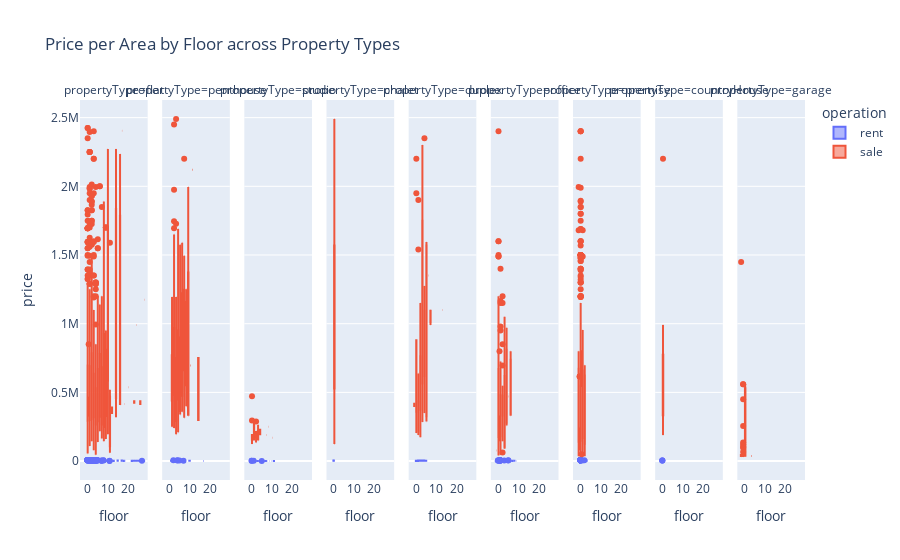

Notebook code cell kept with this figure:
### Code cell
import plotly.express as px
fig = px.box(
    df,
    x="floor",
    y="price",
    color="operation",
    facet_col="propertyType",
    title="Price per Area by Floor across Property Types"
)
fig.show()

### Figure 1 — Plotly figure (JSON) as saved in the notebook; plotly's stock layout.template omitted (floating-point values rounded to 4 significant figures; data arrays with more than 128 entries replaced by an {"elided": "..."} marker saying what was removed)
{"data": [{"alignmentgroup": "True", "hovertemplate": "operation=rent<br>propertyType=flat<br>floor=%{x}<br>price=%{y}<extra></extra>", "legendgroup": "rent", "marker": {"color": "#636efa"}, "name": "rent", "notched": false, "offsetgroup": "rent", "orientation": "v", "showlegend": true, "type": "box", "x": {"elided": "2004 float values"}, "x0": " ", "xaxis": "x", "y": {"elided": "2004 int values"}, "y0": " ", "yaxis": "y"}, {"alignmentgroup": "True", "hovertemplate": "operation=rent<br>propertyType=penthouse<br>floor=%{x}<br>price=%{y}<extra></extra>", "legendgroup": "rent", "marker": {"color": "#636efa"}, "name": "rent", "notched": false, "offsetgroup": "rent", "orientation": "v", "showlegend": false, "type": "box", "x": {"elided": "148 float values"}, "x0": " ", "xaxis": "x2", "y": {"elided": "148 int values"}, "y0": " ", "yaxis": "y2"}, {"alignmentgroup": "True", "hovertemplate": "operation=rent<br>propertyType=studio<br>floor=%{x}<br>price=%{y}<extra></extra>", "legendgroup": "rent", "marker": {"color": "#636efa"}, "name": "rent", "notched": false, "offsetgroup": "rent", "orientation": "v", "showlegend": false, "type": "box", "x": [0.0, 5.0, 1.0, 2.0, 2.0, 0.0, 1.0, 0.0, 0.0, 1.0, 6.0, 0.0, 0.5, 1.0, 4.0, 0.0, 4.0, 1.0, 0.0, 0.0, 0.0, 1.0, 0.0, 2.0, 1.0, 2.0, 0.0, 2.0, 0.0, 9.0, 6.0, 2.0, 2.0, 1.0, 2.0, 1.0, 3.0, 5.0, 0.0, 3.0, 0.0, 0.0, 1.0, 7.0, 2.0, 8.0, 2.0, 6.0, 6.0, 2.0, 2.0, 0.0, 6.0, 0.0, 4.0, 11.0, 0.0, 2.0, 10.0, 1.0, 6.0, 0.0, 6.0, 2.0, 0.0, 7.0, 1.0, 1.0, 3.0, 7.0, 0.0, 0.0, 1.0, 11.0, 5.0, 2.0, 0.0, 7.0, 2.0, 5.0, 6.0, 0.0, 4.0, 0.0, 0.0, 1.0, 2.0, 5.0, 2.0, 11.0, 1.0, 0.0, 6.0, 0.0, 6.0, 1.0, 0.0, 3.0, 7.0, 5.0, 3.0, 0.0], "x0": " ", "xaxis": "x3", "y": [1800, 890, 730, 1350, 800, 900, 1100, 975, 700, 725, 1020, 800, 850, 1050, 800, 1100, 850, 730, 990, 1300, 790, 720, 800, 1300, 930, 925, 950, 1350, 1200, 700, 700, 1475, 750, 1400, 1200, 1199, 925, 1600, 900, 700, 875, 935, 1100, 1200, 925, 800, 850, 850, 900, 750, 700, 975, 1200, 1100, 750, 800, 1475, 1199, 850, 1500, 925, 1400, 900, 950, 850, 850, 1150, 760, 950, 850, 990, 700, 800, 950, 875, 1300, 800, 900, 750, 850, 1000, 1800, 750, 950, 900, 1100, 1350, 895, 1050, 990, 2100, 750, 850, 1200, 850, 750, 1250, 895, 1200, 950, 850, 999], "y0": " ", "yaxis": "y3"}, {"alignmentgroup": "True", "hovertemplate": "operation=rent<br>propertyType=chalet<br>floor=%{x}<br>price=%{y}<extra></extra>", "legendgroup": "rent", "marker": {"color": "#636efa"}, "name": "rent", "notched": false, "offsetgroup": "rent", "orientation": "v", "showlegend": false, "type": "box", "x": {"elided": "336 float values"}, "x0": " ", "xaxis": "x4", "y": {"elided": "336 int values"}, "y0": " ", "yaxis": "y4"}, {"alignmentgroup": "True", "hovertemplate": "operation=rent<br>propertyType=duplex<br>floor=%{x}<br>price=%{y}<extra></extra>", "legendgroup": "rent", "marker": {"color": "#636efa"}, "name": "rent", "notched": false, "offsetgroup": "rent", "orientation": "v", "showlegend": false, "type": "box", "x": [2.0, 2.0, 2.0, 1.0, 0.0, 3.0, 0.0, 5.0, 4.0, 4.0, 2.0, 0.0, 2.0, 3.0, 3.0, 3.0, 3.0, 3.0, 0.0, 1.0, 5.0, 1.0, 0.0, 0.0, 3.0, 3.0, 0.0, 0.0, 4.0, 0.0, 4.0, 2.0, 3.0, 3.0, 4.0, 1.0, 4.0, 2.0, 2.0, 4.0, 3.0, 5.0, 1.0, 3.0, 3.0, 2.0, 2.0, 0.0, 2.0, 0.0, 3.0, 2.0, 0.0, 3.0, 3.0, 0.0, 3.0, 1.0, 2.0, 4.0, 1.0, 0.0, 1.0, 1.0, 3.0, 2.0, 0.0, 2.0, 2.0, 2.0, 2.0, 1.0, 1.0, 1.0, 0.0, 3.0, 0.5, 3.0, 2.0, 1.0, 1.0, 5.0, 3.0, 3.0, 0.0, 1.0, 5.0, 3.0, 3.0, 4.0, 0.0, 1.0, 3.0, 3.0, 0.0, 2.0, 2.0, 1.0, 3.0, 3.0, 3.0, 3.0, 2.0, 2.0, 0.0, 3.0], "x0": " ", "xaxis": "x5", "y": [1500, 2300, 2000, 1199, 999, 1400, 1500, 1950, 1400, 1400, 5900, 2800, 5900, 2200, 2650, 2800, 6000, 2000, 2500, 800, 2790, 4300, 1700, 1000, 2750, 1800, 1700, 3000, 4000, 1600, 2000, 1350, 7000, 5500, 4500, 1000, 3500, 6000, 2000, 2000, 4800, 2800, 2500, 2500, 7000, 2500, 5000, 999, 1150, 2500, 3850, 3200, 2450, 1500, 3000, 1300, 5800, 1200, 2600, 1700, 1300, 1300, 3000, 3100, 4800, 2500, 2700, 2500, 1150, 4300, 2200, 1200, 3500, 4000, 2600, 2000, 1200, 1050, 4600, 4500, 3900, 2590, 3000, 2500, 1300, 1500, 1500, 4300, 2500, 5500, 1450, 975, 2100, 4600, 4250, 3750, 5700, 5000, 4800, 5000, 1500, 2200, 1700, 3500, 2350, 800], "y0": " ", "yaxis": "y5"}, {"alignmentgroup": "True", "hovertemplate": "operation=rent<br>propertyType=office<br>floor=%{x}<br>price=%{y}<extra></extra>", "legendgroup": "rent", "marker": {"color": "#636efa"}, "name": "rent", "notched": false, "offsetgroup": "rent", "orientation": "v", "showlegend": false, "type": "box", "x": {"elided": "260 float values"}, "x0": " ", "xaxis": "x6", "y": {"elided": "260 int values"}, "y0": " ", "yaxis": "y6"}, {"alignmentgroup": "True", "hovertemplate": "operation=rent<br>propertyType=premise<br>floor=%{x}<br>price=%{y}<extra></extra>", "legendgroup": "rent", "marker": {"color": "#636efa"}, "name": "rent", "notched": false, "offsetgroup": "rent", "orientation": "v", "showlegend": false, "type": "box", "x": {"elided": "759 float values"}, "x0": " ", "xaxis": "x7", "y": {"elided": "759 int values"}, "y0": " ", "yaxis": "y7"}, {"alignmentgroup": "True", "hovertemplate": "operation=rent<br>propertyType=countryHouse<br>floor=%{x}<br>price=%{y}<extra></extra>", "legendgroup": "rent", "marker": {"color": "#636efa"}, "name": "rent", "notched": false, "offsetgroup": "rent", "orientation": "v", "showlegend": false, "type": "box", "x": [0.0, 0.0, 0.0, 0.0, 0.0, 0.0, 0.0, 0.0, 0.0, 0.0, 0.0, 0.0, 0.0], "x0": " ", "xaxis": "x8", "y": [4800, 1300, 3900, 750, 1500, 1350, 1260, 1440, 1500, 1500, 3500, 850, 1080], "y0": " ", "yaxis": "y8"}, {"alignmentgroup": "True", "hovertemplate": "operation=sale<br>propertyType=flat<br>floor=%{x}<br>price=%{y}<extra></extra>", "legendgroup": "sale", "marker": {"color": "#EF553B"}, "name": "sale", "notched": false, "offsetgroup": "sale", "orientation": "v", "showlegend": true, "type": "box", "x": {"elided": "1503 float values"}, "x0": " ", "xaxis": "x", "y": {"elided": "1503 int values"}, "y0": " ", "yaxis": "y"}, {"alignmentgroup": "True", "hovertemplate": "operation=sale<br>propertyType=penthouse<br>floor=%{x}<br>price=%{y}<extra></extra>", "legendgroup": "sale", "marker": {"color": "#EF553B"}, "name": "sale", "notched": false, "offsetgroup": "sale", "orientation": "v", "showlegend": false, "type": "box", "x": {"elided": "224 float values"}, "x0": " ", "xaxis": "x2", "y": {"elided": "224 int values"}, "y0": " ", "yaxis": "y2"}, {"alignmentgroup": "True", "hovertemplate": "operation=sale<br>propertyType=studio<br>floor=%{x}<br>price=%{y}<extra></extra>", "legendgroup": "sale", "marker": {"color": "#EF553B"}, "name": "sale", "notched": false, "offsetgroup": "sale", "orientation": "v", "showlegend": false, "type": "box", "x": [0.0, 0.0, 0.0, 0.0, 0.0, 0.0, 2.0, 2.0, 4.0, 1.0, 2.0, 2.0, 3.0, 7.0, 3.0, 0.0, 0.0, 10.0, 3.0, 3.0, 2.0, 4.0, 0.0, 2.0, 8.0, 0.0, 0.0, 0.0, 2.0, 0.0, 0.0, 0.0, 0.0, 1.0], "x0": " ", "xaxis": "x3", "y": [129950, 125000, 175000, 175000, 189000, 143100, 219000, 135000, 195000, 157000, 190000, 169000, 265000, 190000, 150000, 190000, 170000, 170000, 170000, 169000, 189000, 228000, 472440, 289000, 249500, 295000, 150000, 165000, 190000, 190000, 165000, 165000, 170000, 284900], "y0": " ", "yaxis": "y3"}, {"alignmentgroup": "True", "hovertemplate": "operation=sale<br>propertyType=chalet<br>floor=%{x}<br>price=%{y}<extra></extra>", "legendgroup": "sale", "marker": {"color": "#EF553B"}, "name": "sale", "notched": false, "offsetgroup": "sale", "orientation": "v", "showlegend": false, "type": "box", "x": {"elided": "892 float values"}, "x0": " ", "xaxis": "x4", "y": {"elided": "892 int values"}, "y0": " ", "yaxis": "y4"}, {"alignmentgroup": "True", "hovertemplate": "operation=sale<br>propertyType=duplex<br>floor=%{x}<br>price=%{y}<extra></extra>", "legendgroup": "sale", "marker": {"color": "#EF553B"}, "name": "sale", "notched": false, "offsetgroup": "sale", "orientation": "v", "showlegend": false, "type": "box", "x": [1.0, 13.0, 7.0, 3.0, 3.0, 1.0, 0.0, 1.0, 1.0, 1.0, 1.0, 2.0, 0.0, 0.0, 3.0, 2.0, 4.0, 3.0, 3.0, 3.0, 4.0, 3.0, 3.0, 4.0, 5.0, 5.0, 2.0, 2.0, -1.0, 1.0, 2.0, 0.0, 2.0, 1.0, 3.0, 0.0, 2.0, 2.0, 4.0, 3.0, 3.0, 0.0, 6.0, 3.0, 1.0, 2.0, 2.0, 5.0, 2.0, 2.0, 0.0, 2.0, 3.0, 2.0, 3.0, 0.0, 5.0, -1.0, 3.0, 4.0, 3.0, 3.0, 3.0, 7.0, 1.0, 3.0, 3.0, 1.0, 5.0, 3.0, 7.0, 3.0, 2.0, 3.0, 4.0, 3.0, 4.0, 3.0, 4.0, 2.0, 0.0, 3.0, 5.0, 2.0, 5.0, 0.0, 2.0, 1.0, 2.0, 4.0, 3.0, 3.0, 3.0, 0.0, 3.0, 0.0, 2.0, 0.0, 1.0, 0.0, 1.0, 3.0, 3.0, -1.0, 3.0, 4.0, 3.0, 3.0, 1.0, 3.0, 3.0, 3.0, 1.0, 1.0, 1.0, 4.0], "x0": " ", "xaxis": "x5", "y": [214600, 1100000, 1099000, 675000, 725000, 211600, 325000, 1540000, 200300, 217600, 214600, 347000, 345000, 359000, 290000, 596000, 1275000, 599000, 2145000, 725000, 760000, 855000, 695000, 350000, 287900, 345000, 265000, 830000, 420000, 637000, 174000, 1950000, 350000, 255000, 2300000, 880000, 420000, 630000, 1095000, 529000, 2295000, 725000, 1350000, 1500000, 435000, 690000, 530000, 700000, 950000, 549000, 701314, 1150000, 630000, 540000, 995000, 205000, 1595000, 410000, 584000, 595000, 629000, 880000, 395000, 1079000, 190700, 1200000, 2295000, 276000, 1595000, 1749000, 990000, 470000, 930000, 695000, 750000, 680000, 920000, 1995000, 350000, 540000, 359000, 564900, 320000, 330000, 1490000, 880000, 399000, 234000, 895000, 1095000, 2295000, 545000, 470000, 2200000, 1790000, 425000, 695000, 470000, 299900, 419000, 1900000, 795000, 450000, 399000, 1749000, 695000, 1825000, 285000, 190700, 565000, 450000, 585000, 585000, 375000, 245000, 2350000], "y0": " ", "yaxis": "y5"}, {"alignmentgroup": "True", "hovertemplate": "operation=sale<br>propertyType=office<br>floor=%{x}<br>price=%{y}<extra></extra>", "legendgroup": "sale", "marker": {"color": "#EF553B"}, "name": "sale", "notched": false, "offsetgroup": "sale", "orientation": "v", "showlegend": false, "type": "box", "x": {"elided": "202 float values"}, "x0": " ", "xaxis": "x6", "y": {"elided": "202 int values"}, "y0": " ", "yaxis": "y6"}, {"alignmentgroup": "True", "hovertemplate": "operation=sale<br>propertyType=premise<br>floor=%{x}<br>price=%{y}<extra></extra>", "legendgroup": "sale", "marker": {"color": "#EF553B"}, "name": "sale", "notched": false, "offsetgroup": "sale", "orientation": "v", "showlegend": false, "type": "box", "x": {"elided": "717 float values"}, "x0": " ", "xaxis": "x7", "y": {"elided": "717 int values"}, "y0": " ", "yaxis": "y7"}, {"alignmentgroup": "True", "hovertemplate": "operation=sale<br>propertyType=countryHouse<br>floor=%{x}<br>price=%{y}<extra></extra>", "legendgroup": "sale", "marker": {"color": "#EF553B"}, "name": "sale", "notched": false, "offsetgroup": "sale", "orientation": "v", "showlegend": false, "type": "box", "x": [0.0, 0.0, 0.0, 0.0, 0.0, 0.0, 0.0, 0.0, 0.0, 0.0, 0.0, 0.0, 0.0, 0.0, 0.0, 0.0, 0.0, 0.0, 0.0, 0.0, 0.0, 0.0, 0.0, 0.0, 0.0], "x0": " ", "xaxis": "x8", "y": [629000, 250000, 879000, 336000, 285000, 459900, 689000, 495000, 295000, 990000, 850000, 545000, 748000, 545000, 450000, 478000, 189900, 249000, 425000, 895000, 2200000, 400000, 325000, 490000, 975000], "y0": " ", "yaxis": "y8"}, {"alignmentgroup": "True", "hovertemplate": "operation=sale<br>propertyType=garage<br>floor=%{x}<br>price=%{y}<extra></extra>", "legendgroup": "sale", "marker": {"color": "#EF553B"}, "name": "sale", "notched": false, "offsetgroup": "sale", "orientation": "v", "showlegend": false, "type": "box", "x": [-1.0, -1.0, -1.0, -1.0, -1.0, -1.0, -1.0, 0.0, -1.0, 0.0, -1.0, -1.0, 0.0, -1.0, -1.0, -1.0, -1.0, -1.0, -1.0, -1.0, -1.0, -1.0, -1.0, -1.0, -1.0, -1.0, -1.0, -1.0, -2.0, -1.0, -2.0, -1.0, -1.0, -1.0, -1.0, -1.0, 3.0, -1.0, -1.0, -1.0, -1.0, -1.0, -1.0, -1.0, -1.0, -1.0, -1.0, -2.0, -2.0, -2.0, -1.0, -1.0, -1.0, -1.0, -1.0, 0.0, 0.0, -1.0, -2.0, -1.0, -1.0, 0.0, 0.0, -1.0, -1.0, -1.0, -1.0, -1.0, -1.0, -1.0, 0.0, -1.0, -1.0, -1.0, -2.0, -1.0, 0.0, -1.0, -1.0, -1.0, 0.0, -1.0, -1.0, -1.0, -1.0], "x0": " ", "xaxis": "x9", "y": [35000, 35000, 38000, 39800, 39000, 42000, 43000, 119000, 35000, 560000, 44000, 44000, 39300, 36000, 560000, 39800, 39700, 39700, 39600, 39400, 39400, 39600, 41600, 39700, 39300, 37000, 40000, 49000, 37000, 560000, 35000, 38000, 255000, 53000, 45000, 41990, 38000, 49000, 45000, 35000, 36500, 36500, 35000, 120500, 35000, 35000, 39000, 38000, 1450000, 45000, 134500, 44000, 38000, 49000, 35500, 75000, 39000, 42000, 40000, 45000, 38000, 560000, 38000, 66000, 36000, 42000, 35000, 450000, 105000, 39800, 55000, 38600, 98000, 35500, 38000, 48000, 530000, 37000, 44000, 39500, 39000, 35000, 44500, 35000, 45000], "y0": " ", "yaxis": "y9"}], "layout": {"annotations": [{"font": {}, "showarrow": false, "text": "propertyType=flat", "x": 0.04667, "xanchor": "center", "xref": "paper", "y": 1, "yanchor": "bottom", "yref": "paper"}, {"font": {}, "showarrow": false, "text": "propertyType=penthouse", "x": 0.16, "xanchor": "center", "xref": "paper", "y": 1, "yanchor": "bottom", "yref": "paper"}, {"font": {}, "showarrow": false, "text": "propertyType=studio", "x": 0.2733, "xanchor": "center", "xref": "paper", "y": 1, "yanchor": "bottom", "yref": "paper"}, {"font": {}, "showarrow": false, "text": "propertyType=chalet", "x": 0.3867, "xanchor": "center", "xref": "paper", "y": 1, "yanchor": "bottom", "yref": "paper"}, {"font": {}, "showarrow": false, "text": "propertyType=duplex", "x": 0.5, "xanchor": "center", "xref": "paper", "y": 1, "yanchor": "bottom", "yref": "paper"}, {"font": {}, "showarrow": false, "text": "propertyType=office", "x": 0.6133, "xanchor": "center", "xref": "paper", "y": 1, "yanchor": "bottom", "yref": "paper"}, {"font": {}, "showarrow": false, "text": "propertyType=premise", "x": 0.7267, "xanchor": "center", "xref": "paper", "y": 1, "yanchor": "bottom", "yref": "paper"}, {"font": {}, "showarrow": false, "text": "propertyType=countryHouse", "x": 0.84, "xanchor": "center", "xref": "paper", "y": 1, "yanchor": "bottom", "yref": "paper"}, {"font": {}, "showarrow": false, "text": "propertyType=garage", "x": 0.9533, "xanchor": "center", "xref": "paper", "y": 1, "yanchor": "bottom", "yref": "paper"}], "boxmode": "group", "legend": {"title": {"text": "operation"}, "tracegroupgap": 0}, "title": {"text": "Price per Area by Floor across Property Types"}, "xaxis": {"anchor": "y", "domain": [0, 0.09333], "title": {"text": "floor"}}, "xaxis2": {"anchor": "y2", "domain": [0.1133, 0.2067], "matches": "x", "title": {"text": "floor"}}, "xaxis3": {"anchor": "y3", "domain": [0.2267, 0.32], "matches": "x", "title": {"text": "floor"}}, "xaxis4": {"anchor": "y4", "domain": [0.34, 0.4333], "matches": "x", "title": {"text": "floor"}}, "xaxis5": {"anchor": "y5", "domain": [0.4533, 0.5467], "matches": "x", "title": {"text": "floor"}}, "xaxis6": {"anchor": "y6", "domain": [0.5667, 0.66], "matches": "x", "title": {"text": "floor"}}, "xaxis7": {"anchor": "y7", "domain": [0.68, 0.7733], "matches": "x", "title": {"text": "floor"}}, "xaxis8": {"anchor": "y8", "domain": [0.7933, 0.8867], "matches": "x", "title": {"text": "floor"}}, "xaxis9": {"anchor": "y9", "domain": [0.9067, 1], "matches": "x", "title": {"text": "floor"}}, "yaxis": {"anchor": "x", "domain": [0, 1], "title": {"text": "price"}}, "yaxis2": {"anchor": "x2", "domain": [0, 1], "matches": "y", "showticklabels": false}, "yaxis3": {"anchor": "x3", "domain": [0, 1], "matches": "y", "showticklabels": false}, "yaxis4": {"anchor": "x4", "domain": [0, 1], "matches": "y", "showticklabels": false}, "yaxis5": {"anchor": "x5", "domain": [0, 1], "matches": "y", "showticklabels": false}, "yaxis6": {"anchor": "x6", "domain": [0, 1], "matches": "y", "showticklabels": false}, "yaxis7": {"anchor": "x7", "domain": [0, 1], "matches": "y", "showticklabels": false}, "yaxis8": {"anchor": "x8", "domain": [0, 1], "matches": "y", "showticklabels": false}, "yaxis9": {"anchor": "x9", "domain": [0, 1], "matches": "y", "showticklabels": false}}}
